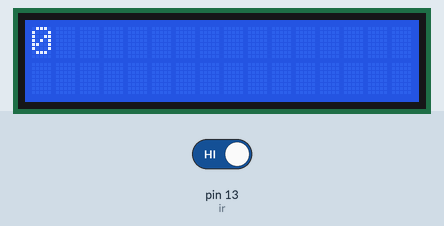
Simulated run of this sketch. Board: Arduino Uno, built with avr-gcc and run on an emulated ATmega328P. Shown: 16×2 character LCD. Inputs (shaded band) come from the test bench; at power-on: pin 13 (ir) HIGH.

Above: at 1.2 s.
1.3 s: pin 13 (ir) driven LOW
At 3.1 s:
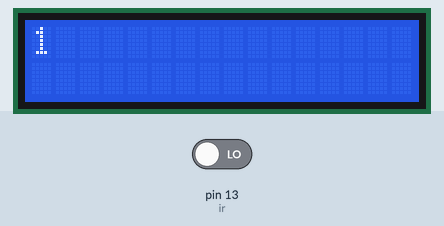
At 4.1 s:
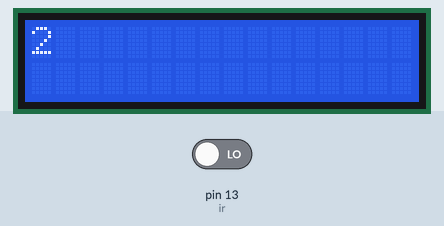
Timing chart, 0 to 5.6 s (numbered marks = the images above; inputs shaded):
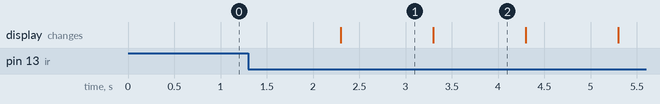

Measured:
- after the input at 1.3 s, the display: changes after 1.0 s (image 1)
- what the display in image 1 shows lasts 1.0 s, from 2.3 s to 3.3 s

The sketch:

IR_COUNTER.ino
```cpp
#include<LiquidCrystal.h>

LiquidCrystal lcd(12, 11, 5, 4, 3, 2);
int ir = 13, count = 0;

void setup() {
 lcd.begin(16, 2);
pinMode(ir, INPUT);
}

void loop() {
  lcd.setCursor(0,0);
  lcd.print(count);
  Serial.println(count);
  if(digitalRead(ir)==0) {
    count++;
    delay(1000); // Delay a little bit to improve simulation performance
  }
}
```
